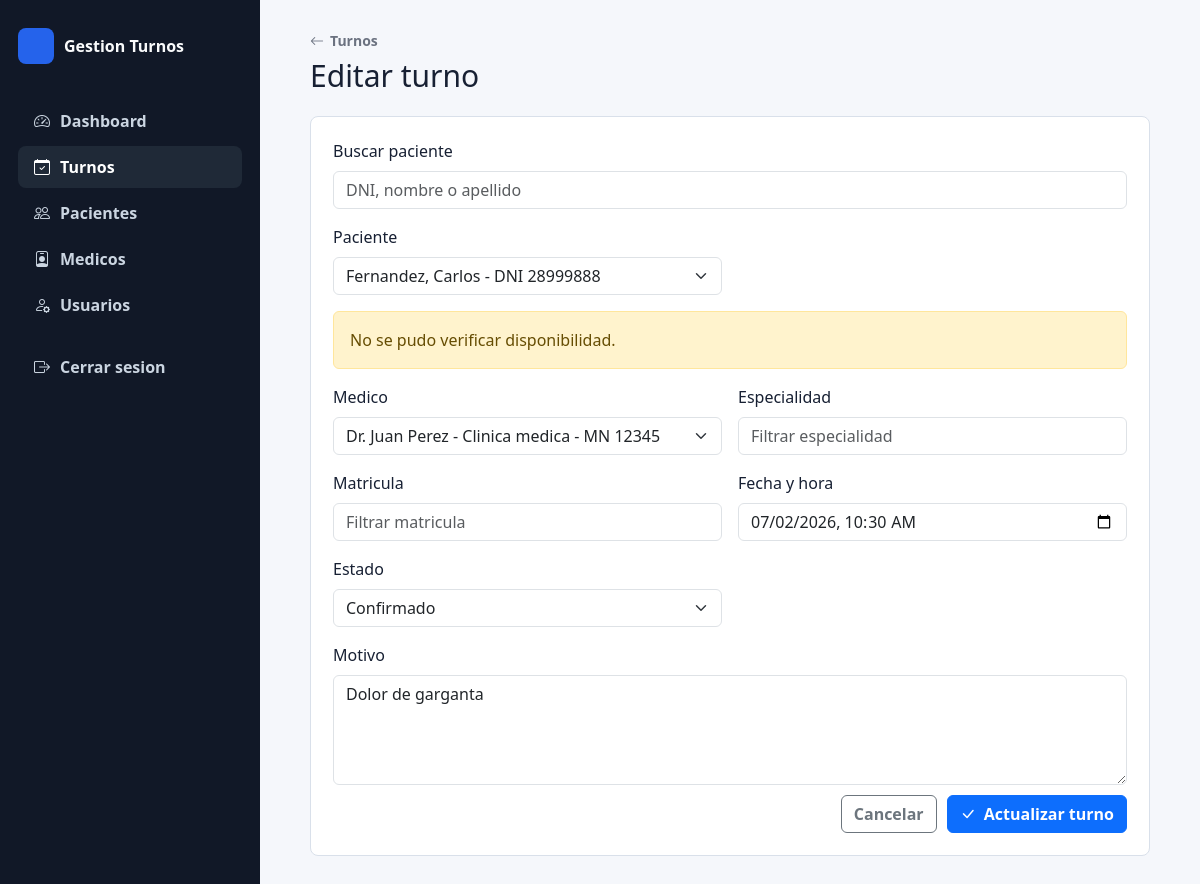
The page /index.php?action=turnos_editar&id=2 (signed in) on the database its author committed.
### tables this page shows
CREATE TABLE turnos (
    id INT UNSIGNED AUTO_INCREMENT PRIMARY KEY,
    id_medico INT UNSIGNED NOT NULL,
    id_paciente INT UNSIGNED NOT NULL,
    fecha_hora DATETIME NOT NULL,
    motivo VARCHAR(255) NULL,
    estado ENUM('pendiente', 'confirmado', 'cancelado', 'atendido') NOT NULL DEFAULT 'pendiente',
    created_at TIMESTAMP NOT NULL DEFAULT CURRENT_TIMESTAMP,
    updated_at TIMESTAMP NOT NULL DEFAULT CURRENT_TIMESTAMP ON UPDATE CURRENT_TIMESTAMP,
    UNIQUE KEY uq_turnos_medico_fecha (id_medico, fecha_hora),
    KEY idx_turnos_paciente (id_paciente),
    KEY idx_turnos_fecha (fecha_hora),
    KEY idx_turnos_estado (estado),
    CONSTRAINT fk_turnos_medico
        FOREIGN KEY (id_medico) REFERENCES usuarios (id)
        ON UPDATE CASCADE
        ON DELETE RESTRICT,
    CONSTRAINT fk_turnos_paciente
        FOREIGN KEY (id_paciente) REFERENCES pacientes (id)
        ON UPDATE CASCADE
        ON DELETE RESTRICT
);

CREATE TABLE pacientes (
    id INT UNSIGNED AUTO_INCREMENT PRIMARY KEY,
    dni VARCHAR(20) NOT NULL,
    nombre VARCHAR(100) NOT NULL,
    apellido VARCHAR(100) NOT NULL,
    telefono VARCHAR(50) NULL,
    created_at TIMESTAMP NOT NULL DEFAULT CURRENT_TIMESTAMP,
    updated_at TIMESTAMP NOT NULL DEFAULT CURRENT_TIMESTAMP ON UPDATE CURRENT_TIMESTAMP,
    UNIQUE KEY uq_pacientes_dni (dni),
    KEY idx_pacientes_nombre (apellido, nombre),
    KEY idx_pacientes_busqueda (dni, apellido, nombre)
);

CREATE TABLE usuarios (
    id INT UNSIGNED AUTO_INCREMENT PRIMARY KEY,
    nombre VARCHAR(120) NOT NULL,
    email VARCHAR(150) NOT NULL,
    password VARCHAR(255) NOT NULL,
    rol ENUM('admin', 'recepcionista', 'medico') NOT NULL,
    especialidad VARCHAR(100) NULL,
    matricula VARCHAR(50) NULL,
    created_at TIMESTAMP NOT NULL DEFAULT CURRENT_TIMESTAMP,
    updated_at TIMESTAMP NOT NULL DEFAULT CURRENT_TIMESTAMP ON UPDATE CURRENT_TIMESTAMP,
    UNIQUE KEY uq_usuarios_email (email),
    KEY idx_usuarios_rol (rol),
    KEY idx_usuarios_medico (rol, especialidad, matricula)
);

### controllers/TurnoController.php (called while the page is built, shortened)
<?php
require_once __DIR__ . '/../models/Turno.php';
class TurnoController
{
    private Turno $turnoModel;
    public function __construct()
    {
        $this->turnoModel = new Turno();
    }
    public function editar(): void
    {
        $id = (int) ($_GET['id'] ?? $_POST['id'] ?? 0);
        $turnoActual = $this->turnoModel->obtenerPorId($id);
        $pacientes = $this->turnoModel->listarPacientes();
        $medicos = $this->turnoModel->listarMedicos();
        $turno = $turnoActual;
        require_once __DIR__ . '/../views/turnos/editar.php';
    }
}

### config/conexion.php (called while the page is built, shortened)
<?php
class conexion
{
    private static ?PDO $conexion = null;
    public static function conexion(): PDO
    {
        $host = 'localhost';
        $port = '3308';
        $db = 'gestion_turnos';
        $user = 'root';
        $pass = 'root';
        $charset = 'utf8mb4';
        $dsn = "mysql:host={$host};port={$port};dbname={$db};charset={$charset}";
        $options = [
            PDO::ATTR_ERRMODE => PDO::ERRMODE_EXCEPTION,
            PDO::ATTR_DEFAULT_FETCH_MODE => PDO::FETCH_ASSOC,
            PDO::ATTR_EMULATE_PREPARES => false,
        ];
        try {
            self::$conexion = new PDO($dsn, $user, $pass, $options);
            return self::$conexion;
        } catch (PDOException $e) {
            error_log('Error de conexión a la base de datos: ' . $e->getMessage());
            throw new RuntimeException('No se pudo conectar a la base de datos.');
        }
    }
}

### models/Turno.php (called while the page is built, shortened)
<?php
require_once __DIR__ . '/../config/conexion.php';
class Turno
{
    private PDO $db;
    public function __construct()
    {
        $this->db = conexion::conexion();
    }
    public function obtenerPorId(int $id): ?array
    {
        $stmt = $this->db->prepare("
            SELECT
                t.*,
                CONCAT(p.nombre, ' ', p.apellido) AS paciente,
                u.nombre AS medico
            FROM turnos t
            INNER JOIN pacientes p ON p.id = t.id_paciente
            INNER JOIN usuarios u ON u.id = t.id_medico
            WHERE t.id = :id
            LIMIT 1
        ");
        $stmt->execute([':id' => $id]);
        $turno = $stmt->fetch();
        return $turno ?: null;
    }
    public function listarPacientes(): array
    {
        $stmt = $this->db->query("
            SELECT id, dni, nombre, apellido
            FROM pacientes
            ORDER BY apellido, nombre
        ");
        return $stmt->fetchAll();
    }
    public function listarMedicos(): array
    {
        $stmt = $this->db->query("
            SELECT id, nombre, email, especialidad, matricula
            FROM usuarios
            WHERE rol = 'medico'
            ORDER BY nombre
        ");
        return $stmt->fetchAll();
    }
}

### views/turnos/editar.php (the view, shortened to what this page needs)
<!DOCTYPE html>
<html lang="es">
<head>
    <link href="https://cdn.jsdelivr.net/npm/bootstrap@5.3.3/dist/css/bootstrap.min.css" rel="stylesheet">
    <link href="https://cdn.jsdelivr.net/npm/bootstrap-icons@1.11.3/font/bootstrap-icons.css" rel="stylesheet">
    <link href="public/css/turnos.css" rel="stylesheet">
</head>
<body>
    <div class="app-shell">
        <?php require __DIR__ . '/../layouts/sidebar.php'; ?>
    <main class="main-content page-shell narrow">
        <header class="page-header">
            <div>
                <a class="back-link" href="index.php?action=turnos">
                    <i class="bi bi-arrow-left"></i>
                    <span>Turnos</span>
                </a>
                <h1>Editar turno</h1>
            </div>
        </header>
        <section class="form-panel">
            <form action="index.php?action=turnos_editar&id=<?php echo (int) $id; ?>" method="POST" class="row g-3 js-validate js-turno-form">
                <div class="col-12">
                    <label class="form-label" for="buscar_paciente">Buscar paciente</label>
                    <input class="form-control js-filter-select" id="buscar_paciente" type="search" placeholder="DNI, nombre o apellido" data-target="#id_paciente">
                </div>
                <div class="col-12 col-md-6 js-horario-anchor">
                    <label class="form-label" for="id_paciente">Paciente</label>
                    <select class="form-select" id="id_paciente" name="id_paciente" required>
                        <?php foreach ($pacientes as $paciente): ?>
                            <option value="<?php echo (int) $paciente['id']; ?>" data-search="<?php echo htmlspecialchars(strtolower($paciente['apellido'] . ' ' . $paciente['nombre'] . ' ' . $paciente['dni'])); ?>" <?php echo ((int) $turno['id_paciente'] === (int) $paciente['id']) ? 'selected' : ''; ?>>
                                <?php echo htmlspecialchars($paciente['apellido'] . ', ' . $paciente['nombre'] . ' - DNI ' . $paciente['dni']); ?>
                            </option>
                        <?php endforeach; ?>
                    </select>
                </div>
                <div class="col-12 col-md-6">
                    <label class="form-label" for="id_medico">Medico</label>
                    <select class="form-select" id="id_medico" name="id_medico" required>
                        <?php foreach ($medicos as $medico): ?>
                            <option value="<?php echo (int) $medico['id']; ?>" data-especialidad="<?php echo htmlspecialchars(strtolower($medico['especialidad'] ?? '')); ?>" data-matricula="<?php echo htmlspecialchars(strtolower($medico['matricula'] ?? '')); ?>" <?php echo ((int) $turno['id_medico'] === (int) $medico['id']) ? 'selected' : ''; ?>>
                                <?php echo htmlspecialchars($medico['nombre'] . ' - ' . ($medico['especialidad'] ?: 'Sin especialidad') . ' - ' . ($medico['matricula'] ?: 'Sin matricula')); ?>
                            </option>
                        <?php endforeach; ?>
                    </select>
                </div>
                <div class="col-12 col-md-6">
                    <label class="form-label" for="filtro_especialidad">Especialidad</label>
                    <input class="form-control js-filter-medicos" id="filtro_especialidad" type="search" placeholder="Filtrar especialidad" data-field="especialidad">
                </div>
                <div class="col-12 col-md-6">
                    <label class="form-label" for="filtro_matricula">Matricula</label>
                    <input class="form-control js-filter-medicos" id="filtro_matricula" type="search" placeholder="Filtrar matricula" data-field="matricula">
                </div>
                <div class="col-12 col-md-6">
                    <label class="form-label" for="fecha_hora">Fecha y hora</label>
                    <input
                        class="form-control"
                        type="datetime-local"
                        id="fecha_hora"
                        name="fecha_hora"
                        value="<?php echo htmlspecialchars(date('Y-m-d\TH:i', strtotime($turno['fecha_hora']))); ?>"
                        min="<?php echo date('Y-m-d\TH:i'); ?>"
                        required
                    >
                </div>
                <div class="col-12 col-md-6">
                    <label class="form-label" for="estado">Estado</label>
                    <select class="form-select" id="estado" name="estado" required>
                        <?php foreach (['pendiente', 'confirmado', 'cancelado', 'atendido'] as $estado): ?>
                            <option value="<?php echo $estado; ?>" <?php echo ($turno['estado'] === $estado) ? 'selected' : ''; ?>>
                                <?php echo ucfirst($estado); ?>
                            </option>
                        <?php endforeach; ?>
                    </select>
                </div>
                <div class="col-12">
                    <label class="form-label" for="motivo">Motivo</label>
                    <textarea class="form-control" id="motivo" name="motivo" rows="4" maxlength="255"><?php echo htmlspecialchars($turno['motivo'] ?? ''); ?></textarea>
                </div>
                <div class="form-actions">
                    <a class="btn btn-outline-secondary" href="index.php?action=turnos">Cancelar</a>
                    <button class="btn btn-primary" type="submit">
                        <i class="bi bi-check-lg"></i>
                        <span>Actualizar turno</span>
                    </button>
                </div>
            </form>
        </section>
    </main>
    </div>
</body>
</html>

### public/css/turnos.css (style rules this page uses)
:root { --bg: #f5f7fb; --surface: #ffffff; --text: #172033; --muted: #6b7280; --line: #d9e0ea; --primary: #2563eb; --primary-dark: #1e40af; }
* { box-sizing: border-box; }
body { min-height: 100vh; margin: 0; background: var(--bg); color: var(--text); font-family: system-ui, -apple-system, BlinkMacSystemFont, "Segoe UI", sans-serif; }
.app-shell { display: grid; grid-template-columns: 260px minmax(0, 1fr); min-height: 100vh; }
.main-content { min-width: 0; }
.page-shell { width: min(1180px, calc(100% - 32px)); margin: 0 auto; padding: 28px 0; }
.page-shell.narrow { width: min(840px, calc(100% - 32px)); }
.page-header { display: flex; align-items: center; justify-content: space-between; gap: 18px; margin-bottom: 22px; }
.page-header h1 { margin: 6px 0 0; font-size: 30px; line-height: 1.2; }
.back-link { display: inline-flex; align-items: center; gap: 6px; color: var(--muted); font-size: 14px; font-weight: 700; text-decoration: none; }
.filter-bar, .data-panel, .form-panel { border: 1px solid var(--line); border-radius: 8px; background: var(--surface); }
.form-panel { padding: 22px; }
.form-actions { display: flex; justify-content: flex-end; gap: 10px; margin-top: 10px; }
.btn { font-weight: 700; }
.btn i { margin-right: 4px; }

### rows shown on the page
turnos: id_paciente "Fernandez, Carlos - DNI 28999888", id_medico "Dr. Juan Perez - Clinica medica - MN 12345", fecha_hora "07/02/2026 10:30", estado "Confirmado", motivo "Dolor de garganta"
